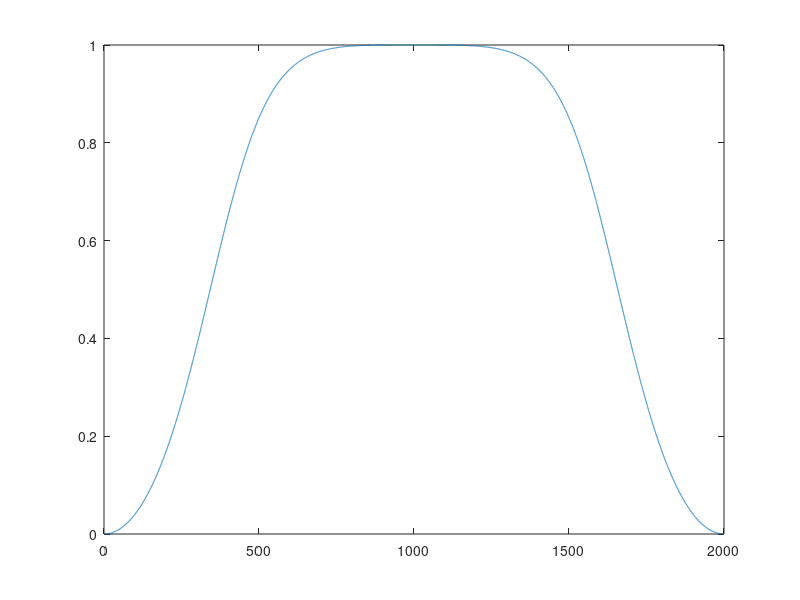
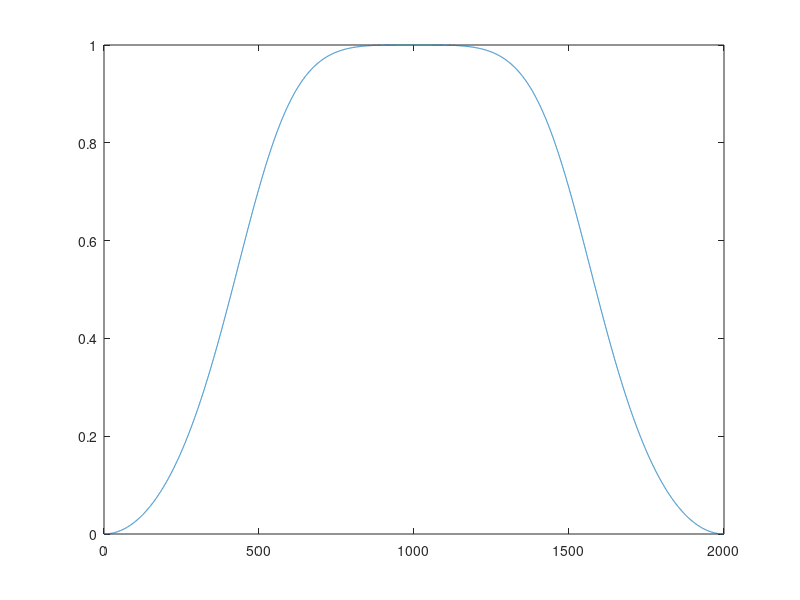
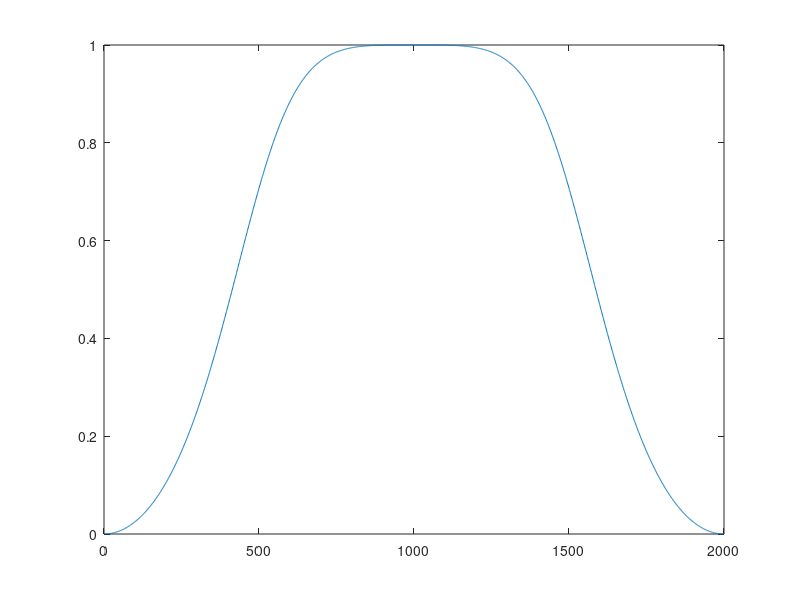

Source code (MATLAB) for these figures, in order:
%Diseño de un filtro Butter
Fm = 2000;
T = 1/Fm;
fc = 500;
fn = fc*2/Fm;%Normalizo la frecuencia de corte para que este entre 0 y 1 --> fc / (Fm/2)
wc = 2*pi*fc;% Expreso 500hz en radianes -- frecuencia de corte del filtro
n=2;%orden del filtro

%Realizo el diseño del analogico H(s)
function [Hs] = mybutter(wc,n,s,tipo)
	
	%Elijo el a segun el tipo
	if (tipo == "pasa bajos")
		s = s./wc; %Pasa bajos
	else
		s = wc./s; %Pasa altos
	endif
	
	% http://en.wikipedia.org/wiki/Butterworth_filter
	A=1;
	if(mod(n,2) == 0)
		%Para los ordenes pares
		for i = 1:n/2
			A .*= s.^2 - 2*s*cos( ((2*i+n-1)/(2*n))*pi ) + 1;
		endfor
	else
		%Para los ordenes impares
		for i = 1:(n-1)/2
			A .*= s.^2 - 2*s*cos( ((2*i+n-1)/(2*n))*pi ) + 1;
		endfor
		A*= s + 1; 
	endif
	
	Hs = 1./A;
	
endfunction

%Uso Bzt para hacer H(z)
w = 0:T:2*pi-T;
z = exp(j*w);
s = (2/T) * (1 - z.^-1)./(z.^-1 + 1); %BZT

%Creo el filtro
Hz = mybutter(wc,n,s,"pasa altos");

%grafico su respuesta en frecuencia
figure(1,"name","Implementacion propia de Butterworth sin prewarping");
plot(w*Fm/(2*pi),abs(Hz));

%Version con prewarping
wc = (2/T) * tan(wc*T/2); %BZT con prewarpig

%Creo el filtro
Hz2 = mybutter(wc,n,s,"pasa altos");

figure(2,"name","Implementacion propia de Butterworth con prewarping");
plot(w*Fm/(2*pi),abs(Hz2));


%Grafico el resultado correcto
figure(3,"name","Implementacion de matlab");
[B,A] = butter(n,fn,"high");
[h,w] = freqz(B,A,Fm,"whole",Fm);
plot(w,abs(h));
